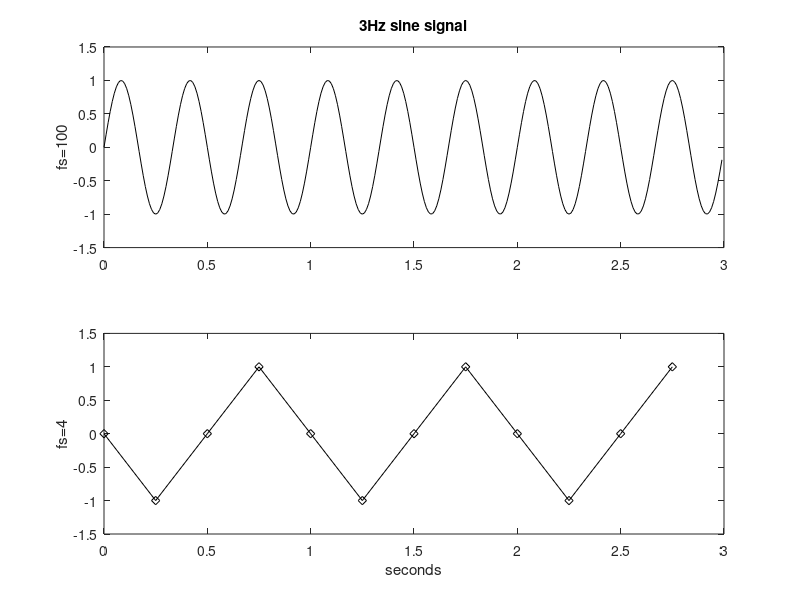

Source code (MATLAB):
% Sine signal and aliasing
fy=3; %signal frequency in Hz
wy=2*pi*fy; %signal frequency in rad/s
% good sampling frequency
fs=100; %sampling frequency in Hz
tiv=1/fs; %time interval between samples;
t=0:tiv:(3-tiv); %time intervals set
y=sin(wy*t); %signal data set
subplot(2,1,1); plot(t,y,'k'); %plots figure
axis([0 3 -1.5 1.5]);
title('3Hz sine signal');
ylabel('fs=100');
% too slow sampling frequency
fs=4; %sampling frequency in Hz
tiv=1/fs; %time interval between samples;
t=0:tiv:(3-tiv); %time intervals set
y=sin(wy*t); %signal data set
subplot(2,1,2); plot(t,y,'-kd'); %plots figure
axis([0 3 -1.5 1.5]);
xlabel('seconds');
ylabel('fs=4');